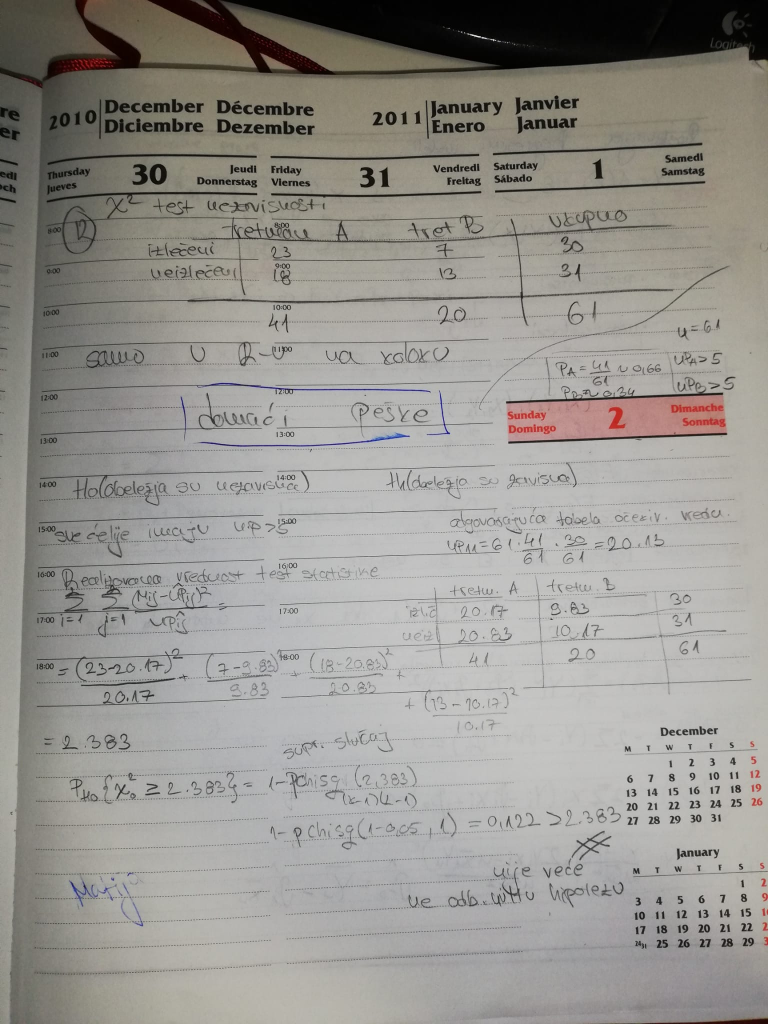
#> input picture verovatnoca i statistika/index.jpg, 1536 x 2048 px, given in place of test.jpg, which was not available (shown at 1/2 size)
$ python generator.py
#> lines starting #> are read from the running program, lines starting #| are printed output that depends on the picture; after the words box and inside, x2 and y2 are one past the last pixel; in counts of white or black regions, pixels touching at a corner belong together; pictures that were not available may be replaced by others from this repository, and a replacement may not be noted
import cv2, os, pickle
import random
from os.path import exists
from PIL import Image

def contour_detect(img):
    cv2.waitKey(0)

    # Grayscale
    gray = cv2.cvtColor(img, cv2.COLOR_BGR2GRAY)

    # Find Canny edges
    edged = cv2.Canny(gray, 30, 200)
    cv2.waitKey(0)

    contours, hierarchy = cv2.findContours(edged,
                                          cv2.RETR_TREE, cv2.CHAIN_APPROX_SIMPLE)

    return contours

def relevant_contour_detect(img):

    contours = contour_detect(img)
    relevant_contours = []

    if exists('relevan_contours.pkl'):
        with open('relevan_contours.pkl', 'rb') as file:
            relevant_contours = pickle.load(file)
            return relevant_contours
    else:
        print("Relevant contours do not exits, need to generate new ones... \n")

    for i in range(0, len(contours)):
        cv2.drawContours(image, contours, i, (0, 255, 0), 3)
        cv2.imshow('Contours', image)
        cv2.waitKey(0)
        prompt = input('It is a relevant contour [y/n]? \n')
        if prompt == 'y':
            relevant_contours.append(contours[i])
            print("Relevant contour is recorded.")
            continue
        elif prompt == 'n':
            print("Contour skipped...")
            continue
        else:
            continue
    cv2.destroyAllWindows()

    with open('relevan_contours.pkl', 'wb') as file:
        pickle.dump(relevant_contours, file) #save it for later use, so that the extraction does not need to run again

    return relevant_contours

def resize_image(img, img_size):
    return cv2.resize(img, img_size, interpolation=cv2.INTER_AREA)

def image_translation(contour):
    # TODO: contour translation
    pass

def image_rotation(contour):
    #TODO: contour rotation
    pass

def image_generator(relevant_contour, no_imgs, no_objects):
    new_img = cv2.imread('blank.jpg')
    #getting all contours from the second item since the border needs to be a constant in all images
    new_contour = relevant_contour[1:]
    contour_to_be_used = []
    contour_to_be_used.append(relevant_contour[0]) #uzmi okvir koji mora da bude konstanta u svakoj slici
    #fill in the choices of relevant conoturs to be used for the generated imgs
    #with the random selected contours, save new images in the folder new imgs
    for i in range(1, no_imgs):
        for _ in range(1, no_objects): #for every new image, take new random contours
            contour_to_be_used.append(random.choice(new_contour))
        cv2.drawContours(new_img, contour_to_be_used, -1, (0, 0, 0), 3)
        cv2.imwrite('new_imgs/map_' + str(i) + '.jpg', new_img)
        rescaled_img = resize_image(new_img, (100, 100))
        recovered_img = recover_object_info(rescaled_img)
        cv2.imwrite('resized_imgs/map_resized_' + str(i) + '.jpg', recovered_img)

    #check if imgs are listed in the given directory
    if len(os.listdir('new_imgs/')) and len(os.listdir('resized_imgs/')) == 0:
        return False
    else:
        return True #ako se funkcija uspesno izvrsi do kraja i naprave se nove slike

def recover_object_info(img):

    # width, height = img.size

    for i in range(img.shape[0]):
        for j in range(img.shape[1]):
            if (img[i, j] != 255).all():
                img[i, j] = 0
            else:
                continue

    return img

if __name__ == '__main__':
    image = cv2.imread('test.jpg')
#> image is the input picture: shape (2048, 1536, 3); mean B, G, R 143.8, 148.7, 151.1
    relevant_contour = relevant_contour_detect(image)
#> in contour_detect, `gray = cv2.cvtColor(img, cv2.COLOR_BGR2GRAY)`:
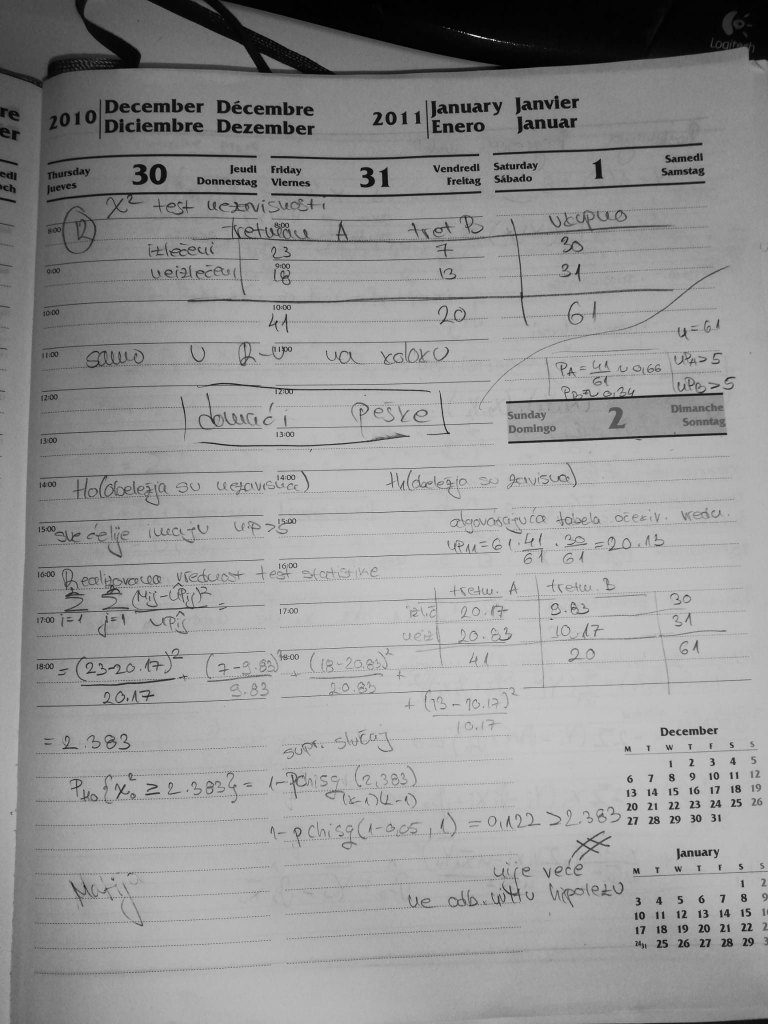
#> gray: shape (2048, 1536) (shown at 1/2 size); min 0, max 255, mean 148.9
#> in contour_detect, `edged = cv2.Canny(gray, 30, 200)`:
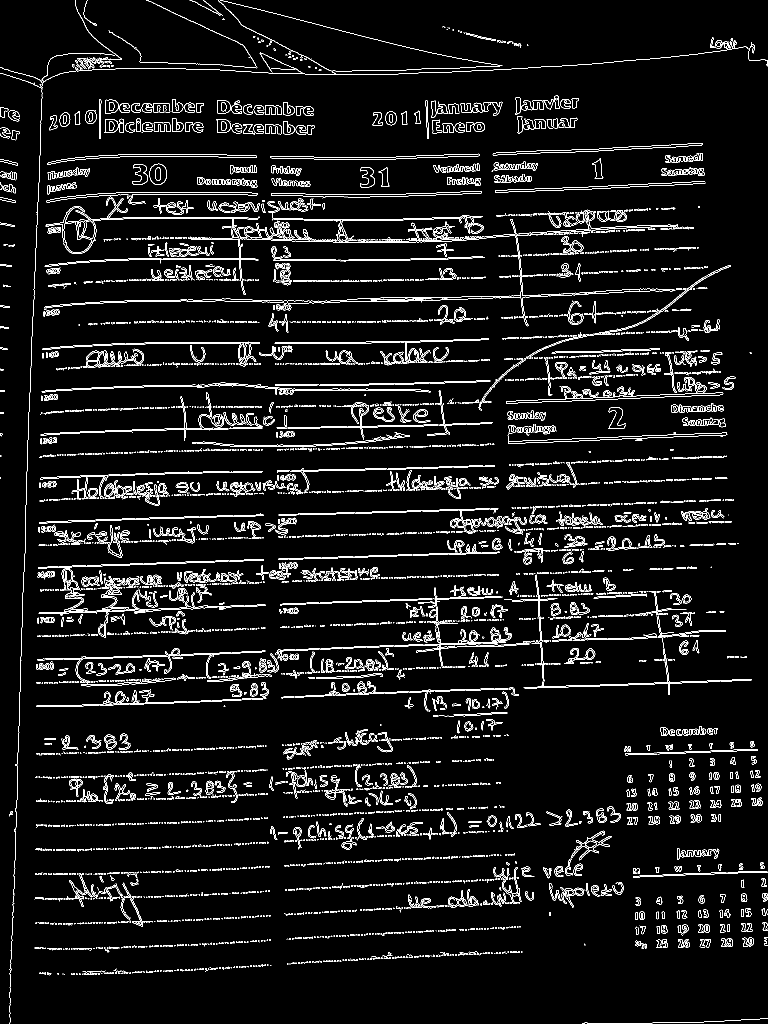
#> edged: shape (2048, 1536) (shown at 1/2 size); 5.6% white in thin lines or dots
#> in contour_detect, `contours, hierarchy = cv2.findContours(edged, cv2.RETR_TREE, cv2.CHAIN..`: contours = 9097 contours, 7455 with area under 20; largest, box (x1, y1, x2, y2) and area: (88, 393, 1356, 653) 8042, (127, 442, 184, 506) 1982, (1015, 865, 1455, 888) 1913, (1016, 865, 1454, 888) 1908, (542, 382, 963, 397) 1800
#> (reads ml-and-neural-networks/src/robotika2/map_generator/src/relevan_contours.pkl from the repository)
#> relevant_contour = 27 contours, 1 with area under 20; largest, box (x1, y1, x2, y2) and area: (13, 10, 594, 877) 502274, (20, 19, 584, 872) 442182, (192, 758, 416, 869) 24299, (303, 247, 415, 358) 9526, (67, 456, 128, 548) 4800

    flag_when_created = image_generator(relevant_contour, 5, 5)
#> in image_generator, `new_contour = relevant_contour[1:]`: new_contour = 26 contours, 1 with area under 20; largest, box (x1, y1, x2, y2) and area: (20, 19, 584, 872) 442182, (192, 758, 416, 869) 24299, (303, 247, 415, 358) 9526, (67, 456, 128, 548) 4800, (47, 305, 133, 380) 4046
#> the loop in image_generator, `for i in range(1, no_imgs):` made 4 passes
#> pass 1, in image_generator, `cv2.imwrite('new_imgs/map_' + str(i) + '.jpg', new_img)`:
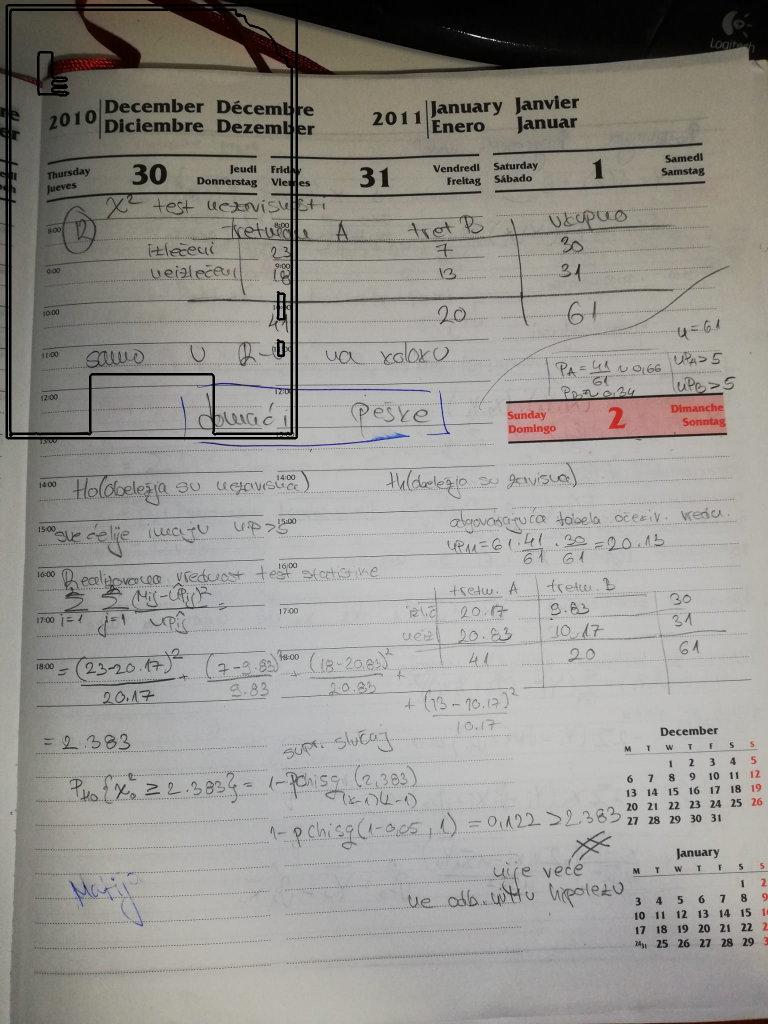
#> saved as map_1.jpg: shape (2048, 1536, 3) (shown at 1/2 size); mean B, G, R 142.8, 147.6, 150
#> pass 1, in image_generator, `rescaled_img = resize_image(new_img, (100, 100))`:
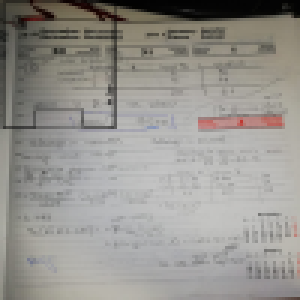
#> rescaled_img: shape (100, 100, 3) (shown 3 times larger); mean B, G, R 142.8, 147.6, 150
#> after the loop in image_generator, `for i in range(1, no_imgs):`:
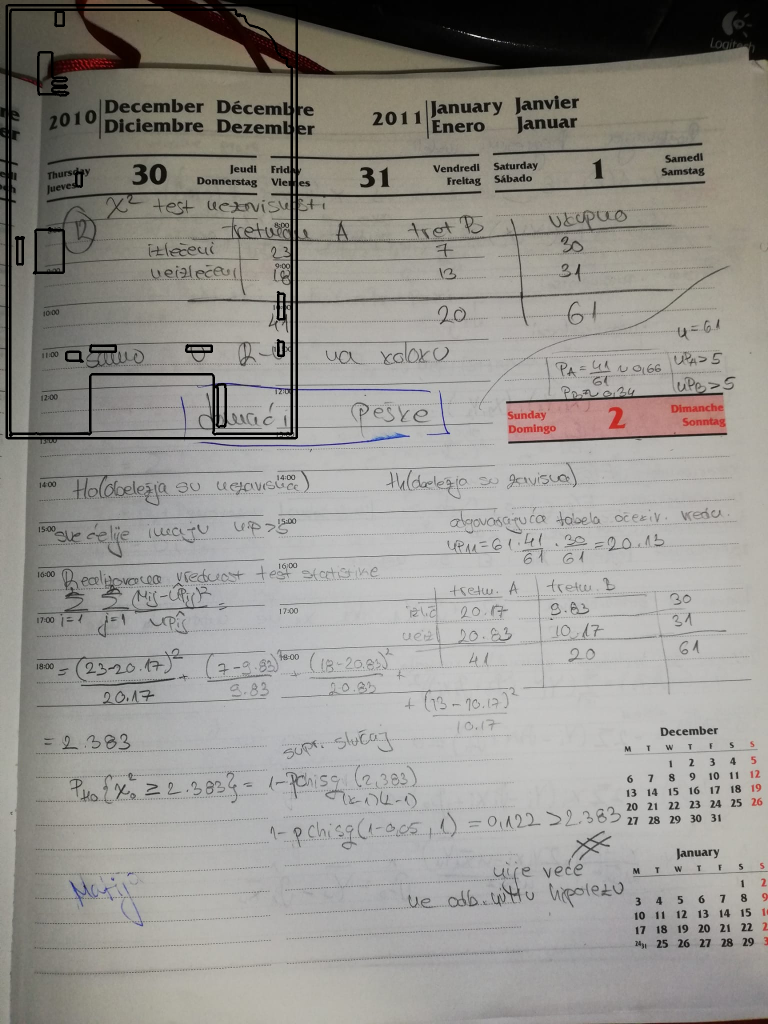
#> new_img: shape (2048, 1536, 3) (shown at 1/2 size); 1.2% of pixels changed, all inside (x1, y1, x2, y2) = (11, 8, 596, 879)
#> after the loop in image_generator, `for i in range(1, no_imgs):`: contour_to_be_used = 17 contours; largest, box (x1, y1, x2, y2) and area: (13, 10, 594, 877) 502274, (20, 19, 584, 872) 442182, (67, 456, 128, 548) 4800, (67, 456, 128, 548) 4800, (76, 104, 137, 192) 2819
#> flag_when_created = True
    print(flag_when_created)
#| True
